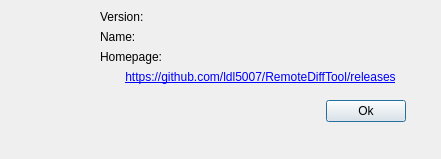
<?xml version="1.0" encoding="UTF-8"?>
<ui version="4.0">
 <class>Dialog_About</class>
 <widget class="QDialog" name="Dialog_About">
  <property name="geometry">
   <rect>
    <x>0</x>
    <y>0</y>
    <width>441</width>
    <height>159</height>
   </rect>
  </property>
  <property name="windowTitle">
   <string>About</string>
  </property>
  <widget class="QWidget" name="formLayoutWidget">
   <property name="geometry">
    <rect>
     <x>20</x>
     <y>10</y>
     <width>71</width>
     <height>131</height>
    </rect>
   </property>
   <layout class="QFormLayout" name="formLayout_Image"/>
  </widget>
  <widget class="QWidget" name="formLayoutWidget_2">
   <property name="geometry">
    <rect>
     <x>100</x>
     <y>10</y>
     <width>321</width>
     <height>84</height>
    </rect>
   </property>
   <layout class="QFormLayout" name="formLayout_Info">
    <property name="rowWrapPolicy">
     <enum>QFormLayout::WrapAllRows</enum>
    </property>
    <item row="0" column="0">
     <widget class="QLabel" name="label_Version">
      <property name="text">
       <string>Version:</string>
      </property>
     </widget>
    </item>
    <item row="1" column="0">
     <widget class="QLabel" name="label_Name">
      <property name="text">
       <string>Name:</string>
      </property>
     </widget>
    </item>
    <item row="2" column="0">
     <widget class="QLabel" name="label">
      <property name="text">
       <string>Homepage:</string>
      </property>
     </widget>
    </item>
    <item row="2" column="1">
     <widget class="QLabel" name="label_Homepage">
      <property name="maximumSize">
       <size>
        <width>16777215</width>
        <height>34</height>
       </size>
      </property>
      <property name="styleSheet">
       <string notr="true"/>
      </property>
      <property name="text">
       <string>&lt;html&gt;&lt;head/&gt;&lt;body&gt;&lt;p&gt;&lt;a href=&quot;https://github.com/ldl5007/RemoteDiffTool/releases&quot;&gt;&lt;span style=&quot; text-decoration: underline; color:#0000ff;&quot;&gt;https://github.com/ldl5007/RemoteDiffTool/releases&lt;/span&gt;&lt;/a&gt;&lt;/p&gt;&lt;/body&gt;&lt;/html&gt;</string>
      </property>
      <property name="scaledContents">
       <bool>true</bool>
      </property>
      <property name="alignment">
       <set>Qt::AlignCenter</set>
      </property>
      <property name="wordWrap">
       <bool>true</bool>
      </property>
     </widget>
    </item>
   </layout>
  </widget>
  <widget class="QWidget" name="formLayoutWidget_3">
   <property name="geometry">
    <rect>
     <x>320</x>
     <y>100</y>
     <width>101</width>
     <height>41</height>
    </rect>
   </property>
   <layout class="QFormLayout" name="formLayout_Button">
    <item row="0" column="1">
     <widget class="QPushButton" name="pushButton_Ok">
      <property name="sizePolicy">
       <sizepolicy hsizetype="Fixed" vsizetype="Fixed">
        <horstretch>0</horstretch>
        <verstretch>0</verstretch>
       </sizepolicy>
      </property>
      <property name="layoutDirection">
       <enum>Qt::LeftToRight</enum>
      </property>
      <property name="text">
       <string>Ok</string>
      </property>
     </widget>
    </item>
   </layout>
  </widget>
 </widget>
 <resources/>
 <connections/>
</ui>
